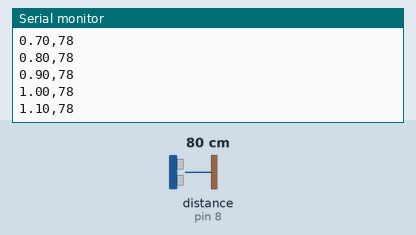
Recording of a sketch running on a simulated Arduino Uno, built with avr-gcc and run on an emulated ATmega328P. On the bench: the last lines printed to the serial monitor. Wiring (inferred from the names in the program): ultrasonic range finder: trigger pin 9; echo pin 8. The test bench sets the inputs (shaded band); at power-on: distance to the obstacle (sensor on pin 8) 80 cm. The echo pulse lasts 58.3 µs per cm.

Above: at 1.2 s.
1.3 s: distance to the obstacle (sensor on pin 8) set to 120 cm
At 1.38 s:
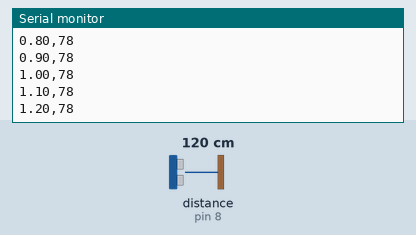
4.3 s: distance to the obstacle (sensor on pin 8) set to 2 cm
At 4.3 s:
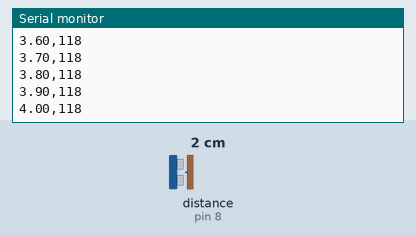
Timing chart, 0 to 7.3 s (numbered marks = the images above; inputs shaded):
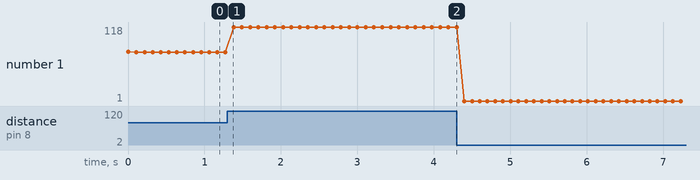

The sketch:

test.ino
```cpp
const int trigPin = 9;
const int echoPin = 8;

long duration;
int distance;
float t = 0;
void setup() {
pinMode(trigPin, OUTPUT); // Sets the trigPin as an Output
pinMode(echoPin, INPUT); // Sets the echoPin as an Input
Serial.begin(9600); // Starts the serial communication
}
void loop() {
digitalWrite(trigPin, LOW);
delayMicroseconds(2);
digitalWrite(trigPin, HIGH);
delayMicroseconds(10);
digitalWrite(trigPin, LOW);
// Reads the echoPin, returns the sound wave travel time in microseconds
duration = pulseIn(echoPin, HIGH);
// Calculating the distance
distance= duration*0.034/2;
Serial.print(t);
Serial.print(",");
Serial.println(distance);
delay(100);
t += 0.1;
}
```

Measured:
- plotted number 1: 78 → 118 after the input at 1.3 s
